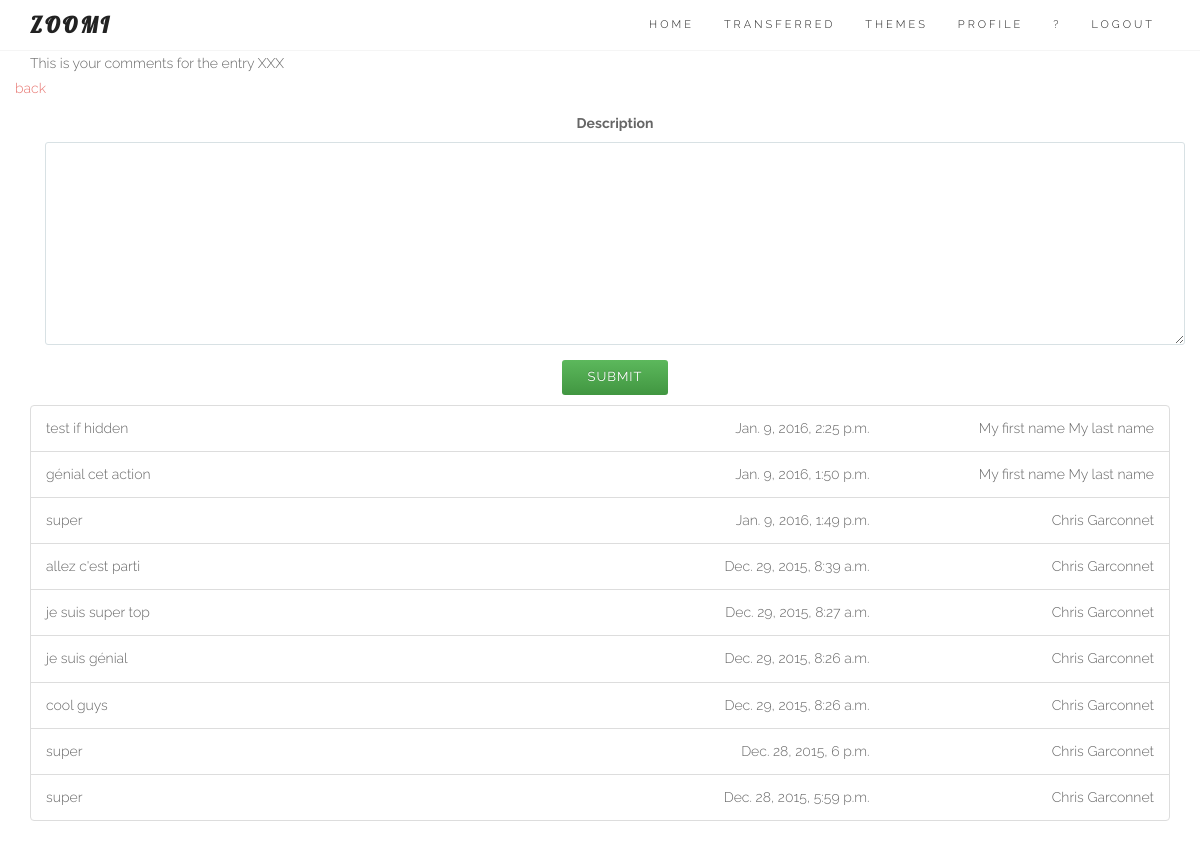
Screenshot of /entries/39/comment/ (signed in) with the database file from the repository.
### core/models.py (models this page shows, shortened)
class Comment(models.Model):
	user = models.ForeignKey(User)
	entry = models.ForeignKey(Entry)
	description = models.TextField(null=True, blank=True)
	source = models.IntegerField(choices=SOURCE_CHOICES, null=True, blank=True)
	created_at = models.DateTimeField(auto_now_add=True)

### core/views.py (the view, shortened to what this page needs)
# urls.py: url(r'^entries/(?P<pk>\d+)/comment/$', login_required(coreviews.CommentListAppendView.as_view()), name='commentlist'),
class CommentListAppendView(ListCommentView):
	model = coremodels.Comment
	template_name = 'comment/list.html'
	context_object_name = 'comment'
	def get_context_data(self, **kwargs):
		context = super(CommentListAppendView, self).get_context_data(**kwargs)
		entry = coremodels.Entry.objects.filter(Q(user=self.request.user) | Q(assignees=self.request.user), id=self.kwargs['pk'])
		print(entry.count())
		context['nb_entry'] = entry.count()
		return context
	def get_queryset(self):
		entry = coremodels.Entry.objects.filter(Q(user=self.request.user) | Q(assignees=self.request.user), id=self.kwargs['pk'])
		print(entry.count())
		self.nb_entry = '666'
		if entry:
			entry = entry[0]
			print('coucou')
		return coremodels.Comment.objects.filter(entry=entry).order_by('-created_at')

### core/models.py
class CommentCreateForm(ModelForm):
	class Meta:
		model = Comment
		fields = ['description'] # the form on the homepage
	def __init__(self, *args, **kwargs): # current_business, as parameter (cf Creeam)
		super(CommentCreateForm, self).__init__(*args, **kwargs)
		self.fields['description'].widget.attrs['autofocus'] = "on"

### core/models.py (called while the page is built)
	def get(self, request, *args, **kwargs):
		self.object_list = self.get_queryset()
		allow_empty = self.get_allow_empty()
		if not allow_empty and len(self.object_list) == 0:
			raise Http404(_(u"Empty list and '%(class_name)s.allow_empty' is False.")
							% {'class_name': self.__class__.__name__})
		self.object = None
		form_class = self.get_form_class()
		form = self.get_form(form_class)
		context = self.get_context_data(object_list=self.object_list, form=form)
		return self.render_to_response(context)

### templates/comment/list.html (shortened to what this page needs)
{% extends "base/theme.html" %}
{% load sitegate %}
{% load staticfiles %}
{% block page_sub_title %}
This is your comments for the entry XXX
{% endblock %}
{% block content %}
<link rel="stylesheet" href="{% static "css/zoomi.css" %}">
<section id="services">
	<div class="container">
{% if nb_entry %}
		<div class="row ">
			<a href="/">back</a>
			<div class="col-lg-12 text-center">
				{% include 'comment/create.html' %}
		</div>
		</div>
{% else %}
This entry do not exist or is no longer assigned to you
{% endif %}
		<div class="row ">
			<div class="col-lg-12 text-center">
						<ul id="comment_list">
						   	{% for objects in object_list %}
{% block detail %}
									{% include 'comment/details.html' %}
{% endblock %}
							{% endfor %}
						</ul>
			</div>
		</div>
	</div>
</section>
{% endblock %}

### templates/comment/details.html
<li id="entry_{{ objects.id }}" class="list-group-item {% if objects.section == 1 %}active{% endif %}">
  	<div class="row">
  		<div class="col-xs-6 col-sm-6 col-md-6 text-left">
  			{{ objects.description }}
  		</div>
  		<div class="col-xs-3 col-sm-3 col-md-3 text-right">
  			{{ objects.created_at }}
  		</div>
  		<div class="col-xs-3 col-sm-3 col-md-3 text-right">
  			{{ objects.user.get_full_name }}
  		</div>
	</div>
</li>

### static/css/style.css (style rules this page uses)
body { font: 300 14px/1.8 'Raleway', sans-serif; color: #666; overflow-x: hidden; }
a { color: #E7746F; }
.navbar a, .form-control { -webkit-transition: all 0.4s ease-in-out 0s; -moz-transition: all 0.4s ease-in-out 0s; -ms-transition: all 0.4s ease-in-out 0s; -o-transition: all 0.4s ease-in-out 0s; transition: all 0.4s ease-in-out 0s; }
a, .btn { -webkit-transition: all 0.125s ease-in-out 0s; -moz-transition: all 0.125s ease-in-out 0s; -ms-transition: all 0.125s ease-in-out 0s; -o-transition: all 0.125s ease-in-out 0s; transition: all 0.125s ease-in-out 0s; }
.btn, .form-control, .form-control:hover, .form-control:focus, .navbar-custom .dropdown-menu { -webkit-box-shadow: none; box-shadow: none; }
.btn, .iconbox, .progress, #filter li, .scroll-up a, .form-control, .input-group-addon { -webkit-border-radius: 3px; -moz-border-radius: 3px; -o-border-radius: 3px; border-radius: 3px; }
.form-control { background: #FFF; border: 1px solid #D8E1E4; font-size: 12px; padding: 0 15px; }
textarea.form-control { padding: 15px; max-width: 100%; min-width: 100%; }

### static/css/zoomi.css (style rules this page uses)
html { position: relative; min-height: 100%; }
body { margin-bottom: 130px; }
ul { padding: 0; text-align: left; list-style: none; }

### rows the page displays
Comment: description "test if hidden", created_at "Jan. 9, 2016, 2:25 p.m.", user.get_full_name "My first name My last name"
Comment: description "génial cet action", created_at "Jan. 9, 2016, 1:50 p.m.", user.get_full_name "My first name My last name"
Comment: description "super", created_at "Jan. 9, 2016, 1:49 p.m.", user.get_full_name "Chris Garconnet"
Comment: description "allez c'est parti", created_at "Dec. 29, 2015, 8:39 a.m.", user.get_full_name "Chris Garconnet"
Comment: description "je suis super top", created_at "Dec. 29, 2015, 8:27 a.m.", user.get_full_name "Chris Garconnet"
Comment: description "je suis génial", created_at "Dec. 29, 2015, 8:26 a.m.", user.get_full_name "Chris Garconnet"
Comment: description "cool guys", created_at "Dec. 29, 2015, 8:26 a.m.", user.get_full_name "Chris Garconnet"
Comment: description "super", created_at "Dec. 28, 2015, 6 p.m.", user.get_full_name "Chris Garconnet"
Comment: description "super", created_at "Dec. 28, 2015, 5:59 p.m.", user.get_full_name "Chris Garconnet"

### other values shown
{{ field.label }} "Description"
